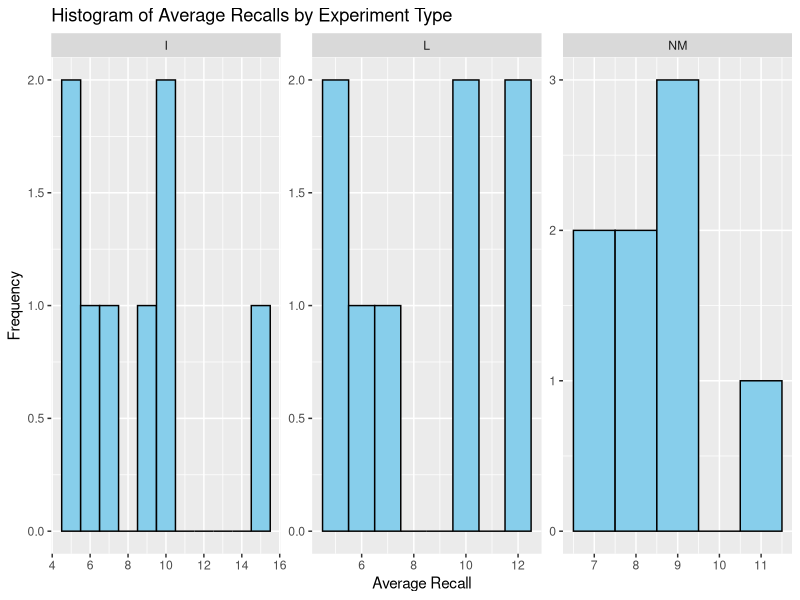
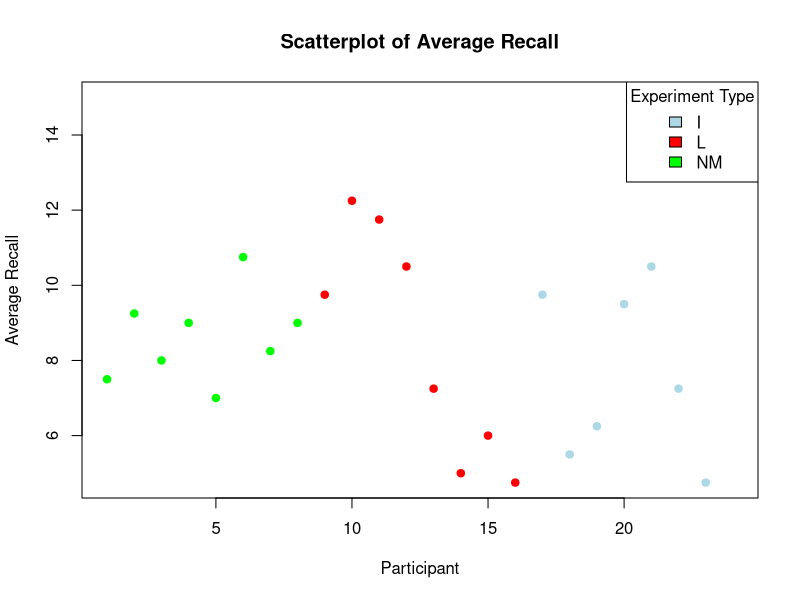
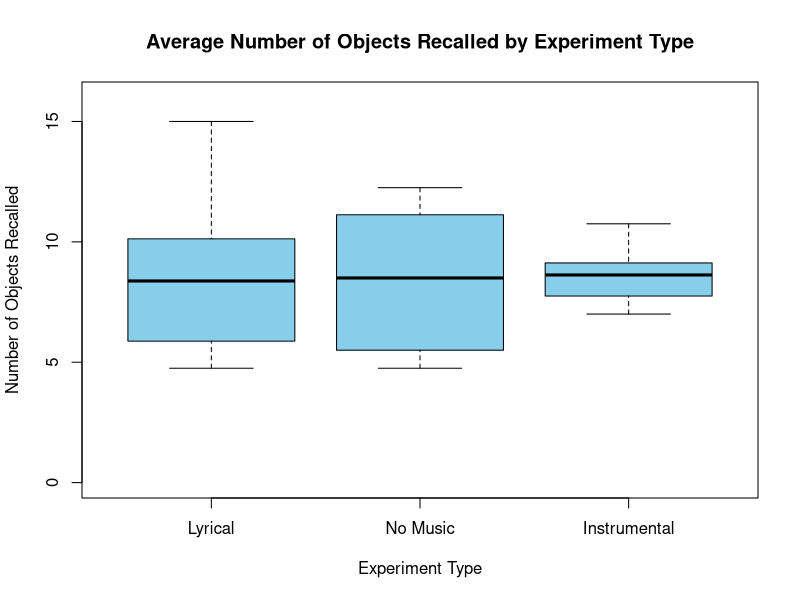
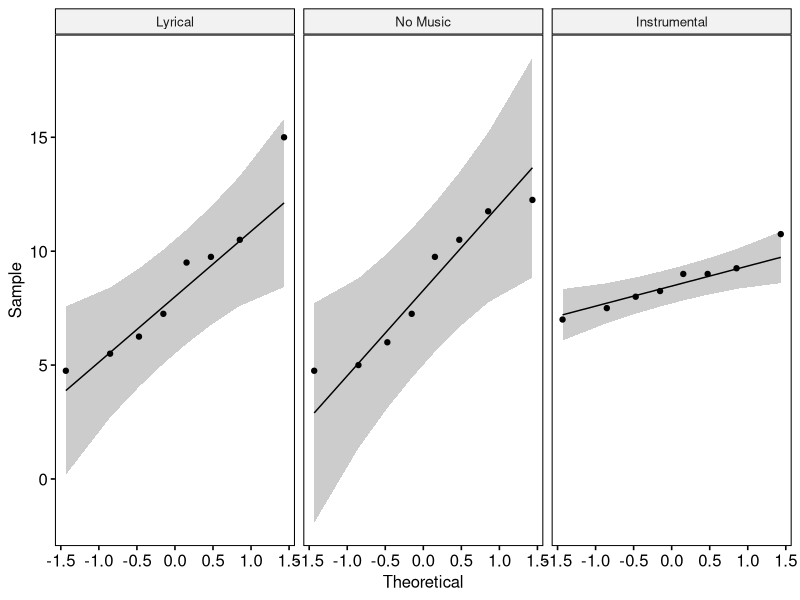

The R source for these figures, in order:
## PREPARING PACKAGES

# installing packages
install.packages(c("ggplot2", "tidyverse", "ggpubr", "rstatix", "dplyr"))

library(ggplot2)
library(tidyverse)
library(ggpubr)
library(rstatix)
library(dplyr)

install.packages("car")
library(car)

## READING DATA

# loading the statistics experiment's results (from .csv)
stats <- read.csv("Stats.csv", header=T)

#set as experiment type as factor
stats$Experiment.Type=as.factor(stats$Experiment.Type)

# visually inspecting data
names(stats)
stats

## EXPLORATORY DATA ANALYSIS

#check missing values
colSums(is.na(stats))

# group the data by Experiment.Type and calculate the mean, median, and standard deviation
summary_stats <- stats %>%
  group_by(Experiment.Type) %>%
  summarise(mean = mean(Average.Recall),
            median = median(Average.Recall),
            std_dev = sd(Average.Recall))

# view the summary statistics
print(summary_stats)

# distribution
ggplot(stats, aes(x = Average.Recall)) +
  geom_histogram(binwidth = 1, fill = "skyblue", color = "black") +
  facet_wrap(~ Experiment.Type, scales = "free") +
  labs(title = "Histogram of Average Recalls by Experiment Type", x = "Average Recall", y = "Frequency")

#see scatterplot by experiment type
colors <- c("lightblue", "red", "green")

plot(stats$Participant, stats$Average.Recall,
     xlab="Participant", ylab="Average Recall",
     main="Scatterplot of Average Recall",
     col=colors[stats$Experiment.Type],
     pch=19)

legend("topright", legend = levels(stats$Experiment.Type), fill = colors, title = "Experiment Type")

## ASSUMPTION CHECKS

#set factor levels and labels
levels(stats$Experiment.Type) <- c("Lyrical", "No Music", "Instrumental")

#check for outliers - method 1
boxplot(Average.Recall ~ Experiment.Type, data = stats,
        main = "Average Number of Objects Recalled by Experiment Type",
        xlab = "Experiment Type", ylab = "Number of Objects Recalled",
        col = "skyblue", ylim = c(0, max(stats$Average.Recall) + 1))

#test
print(levels(stats$Experiment.Type))

#outlier check method 2
outliers_NM <- stats %>%
  filter(Experiment.Type == "NM") %>%
  identify_outliers(Average.Recall)

outliers_L <- stats %>%
  filter(Experiment.Type == "L") %>%
  identify_outliers(Average.Recall)

outliers_I <- stats %>%
  filter(Experiment.Type == "I") %>%
  identify_outliers(Average.Recall)

# Output the identified outliers
outliers_NM
cat(" ")
outliers_I
cat(" ")
outliers_L

#normality check method 1 - each p > 0.05, thus normal
stats %>%
  group_by(Experiment.Type) %>%
  shapiro_test(Average.Recall)

#normality check method 2 - all plots fall along the reference line
ggqqplot(stats, x = "Average.Recall", facet.by = "Experiment.Type")

#equal variance check
levene_test <- leveneTest(Average.Recall ~ Experiment.Type, data = stats)
levene_test

#given that Pr(>F) < 0.05, we reject the hypothesis and conclude that the variances are NOT equal

variances <- tapply(stats$Average.Recall, stats$Experiment.Type, var, na.rm = TRUE)
variances

## ANOVA MODEL

# analysis of variance

# Fit the ANOVA model
anova_result <- aov(Average.Recall ~ Experiment.Type, data = stats)

# View the summary of the ANOVA
summary(anova_result)

# would perform Tukey's test if Pr(>F) was < 0.05 -- see example below
# Perform Tukey's test for multiple comparisons
#tukey_result <- TukeyHSD(anova_result)

# Print the Tukey's test results -- 0 is in the interval, and p > alpha, thus, FTR
#print(tukey_result)